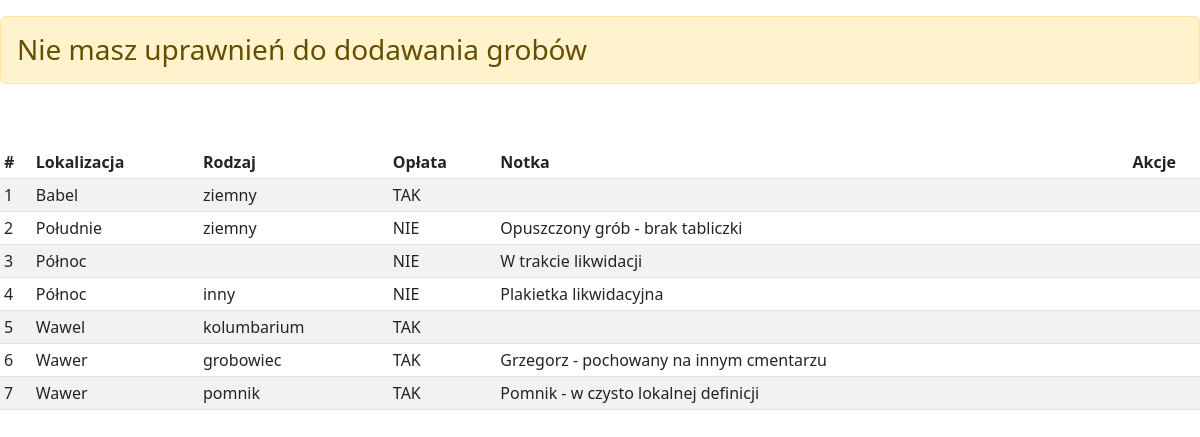
The page /groby.php on the database its author committed.
### tables this page shows
CREATE TABLE `groby` (
  `id` int(5) NOT NULL,
  `lokalizacja` text NOT NULL,
  `rodzaj` varchar(20) DEFAULT NULL,
  `oplata` varchar(20) NOT NULL,
  `notka` text DEFAULT NULL
);

### groby.php (the view, shortened to what this page needs)
<?php
include 'dbconfig.php';
?>
<!DOCTYPE html>
<html lang="pl">
<head>
    <link href="bootstrap.min.css" rel="stylesheet" />
    <link href="bootstrap-icons.css" rel="stylesheet" />
    <link rel="stylesheet" href="style.css">
</head>
<body>
<?php if (isset($_SESSION['login'])) { ?>
    <h2>Dodaj grób do bazy</h2>
    <form action="dodaj_grob.php" method="post">
        <div class="form-group">
            <label for="lokalizacja">Lokalizacja <span class="text-danger">*</span></label>
            <input type="text" class="form-control" id="lokalizacja" name="lokalizacja" style="width: 750px;" placeholder="Podążaj za ustaloną notacją" autocomplete="off" required>
        </div>
        <div class="form-group">
            <label for="rodzaj">Rodzaj</label>
            <input list="rodzaj" name="rodzaj" placeholder="Wybierz rodzaj grobu" style="max-width: 250px;" class="form-control">
            <datalist id="rodzaj">
                <option value="ziemny"></option>
                <option value="grobowiec"></option>
                <option value="pomnik"></option>
                <option value="kolumbarium"></option>
                <option value="inny"></option>
            </datalist>
        </div>
        <div class="form-group">
            <label>Opłata <span class="text-danger">*</span></label><br>
            <div class="form-check form-check-inline">
                <input class="form-check-input" type="radio" name="oplata" value="TAK" id="oplata_tak" required>
                <label class="form-check-label" for="oplata_tak">TAK</label>
            </div>
            <div class="form-check form-check-inline">
                <input class="form-check-input" type="radio" name="oplata" value="NIE" id="oplata_nie" required>
                <label class="form-check-label" for="oplata_nie">NIE</label>
            </div>
        </div>
        <div class="form-group">
            <label for="notka">Notka (niewymagana)</label>
            <textarea class="form-control" id="notka" name="notka" placeholder="Wyjaśnienia nieścisłości etc." rows="3"></textarea>
        </div>
        <p>
        <p>
        <button type="submit" class="btn btn-primary">Dodaj grób</button>
        <button type="reset" class="btn btn-secondary">Resetuj</button>
    </form>
<?php } else { ?>
<p>
<h3 class="alert alert-warning">Nie masz uprawnień do dodawania grobów</h3>
<p>
<?php } ?>
<p>
<h2>Groby</h2>
<table class="table table-hover table-sm table-striped bg-white">
    <thead>
    <tr>
        <th>#</th>
        <th>Lokalizacja</th>
        <th>Rodzaj</th>
        <th>Opłata</th>
        <th>Notka</th>
        <th class="text-end pe-4">Akcje</th>
    </tr>
    </thead>
    <tbody>
    <?php
    $conn = new mysqli($server, $user, $password, $dbname);
    $zapytanie = "SELECT * FROM groby ORDER BY lokalizacja ASC";
    $result = $conn->query($zapytanie);
    if ($result && $result->num_rows > 0) {
        $licznik = 1;
        while ($row = $result->fetch_assoc()) {
            echo "<tr>";
            echo "<td>" . $licznik++ . "</td>";
            echo "<td>" . htmlspecialchars($row["lokalizacja"]) . "</td>";
            echo "<td>" . htmlspecialchars($row["rodzaj"]) . "</td>";
            echo "<td>" . htmlspecialchars($row["oplata"]) . "</td>";
            echo "<td>" . htmlspecialchars($row["notka"]) . "</td>";
            echo "<td class='text-end pe-6'>";
            echo "</td>";
            echo "</tr>\n";
        }
    } else {
        echo "<tr><td colspan='6'>Brak wyników</td></tr>";
    }
    ?>
    </tbody>
</table>
</body>
</html>

### style.css (style rules this page uses)
body { background-image: url('tlo.png'); background-size: cover; background-repeat: no-repeat; background-position: center center; min-height: 100vh; margin: 0; color: #ffffff; }

### rows shown on the page
groby: lokalizacja "Babel", rodzaj "ziemny", oplata "TAK"
groby: lokalizacja "Południe", rodzaj "ziemny", oplata "NIE", notka "Opuszczony grób - brak tabliczki"
groby: lokalizacja "Północ", oplata "NIE", notka "W trakcie likwidacji"
groby: lokalizacja "Północ", rodzaj "inny", oplata "NIE", notka "Plakietka likwidacyjna"
groby: lokalizacja "Wawel", rodzaj "kolumbarium", oplata "TAK"
groby: lokalizacja "Wawer", rodzaj "grobowiec", oplata "TAK", notka "Grzegorz - pochowany na innym cmentarzu"
groby: lokalizacja "Wawer", rodzaj "pomnik", oplata "TAK", notka "Pomnik - w czysto lokalnej definicji"
